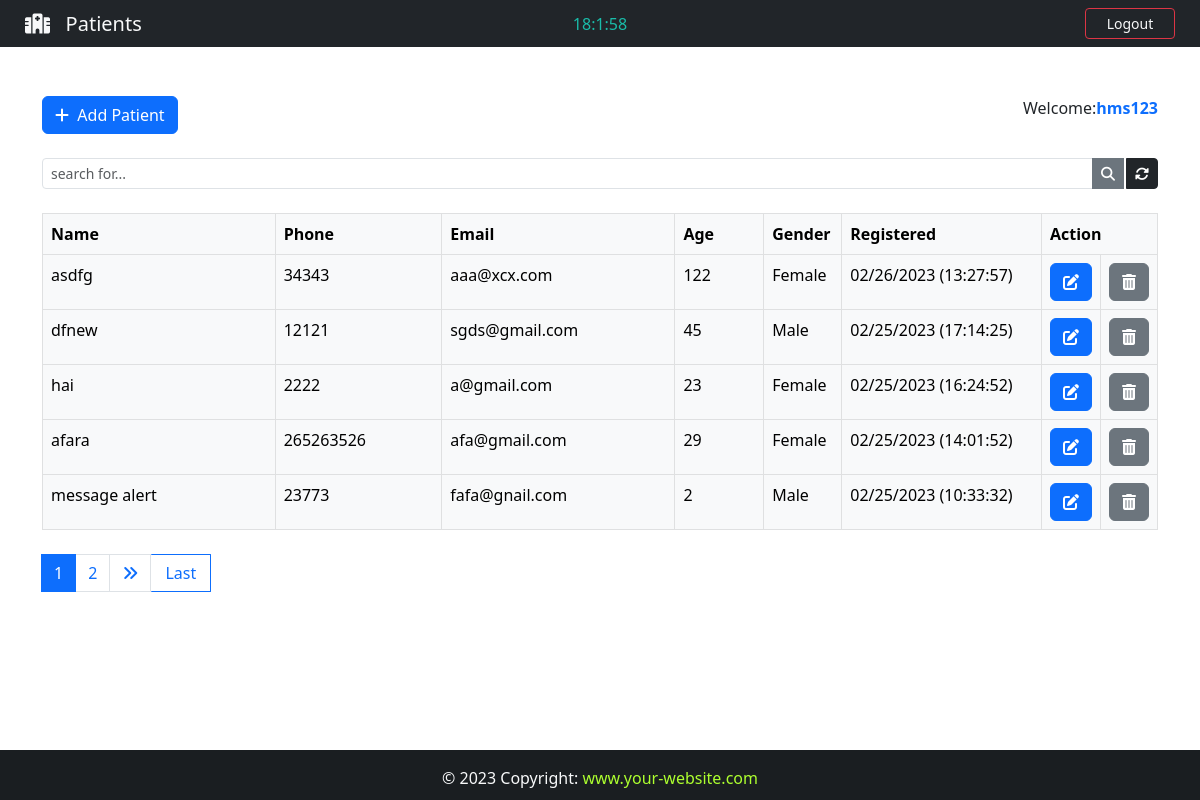
The app's page /backend/ (signed in), older data.
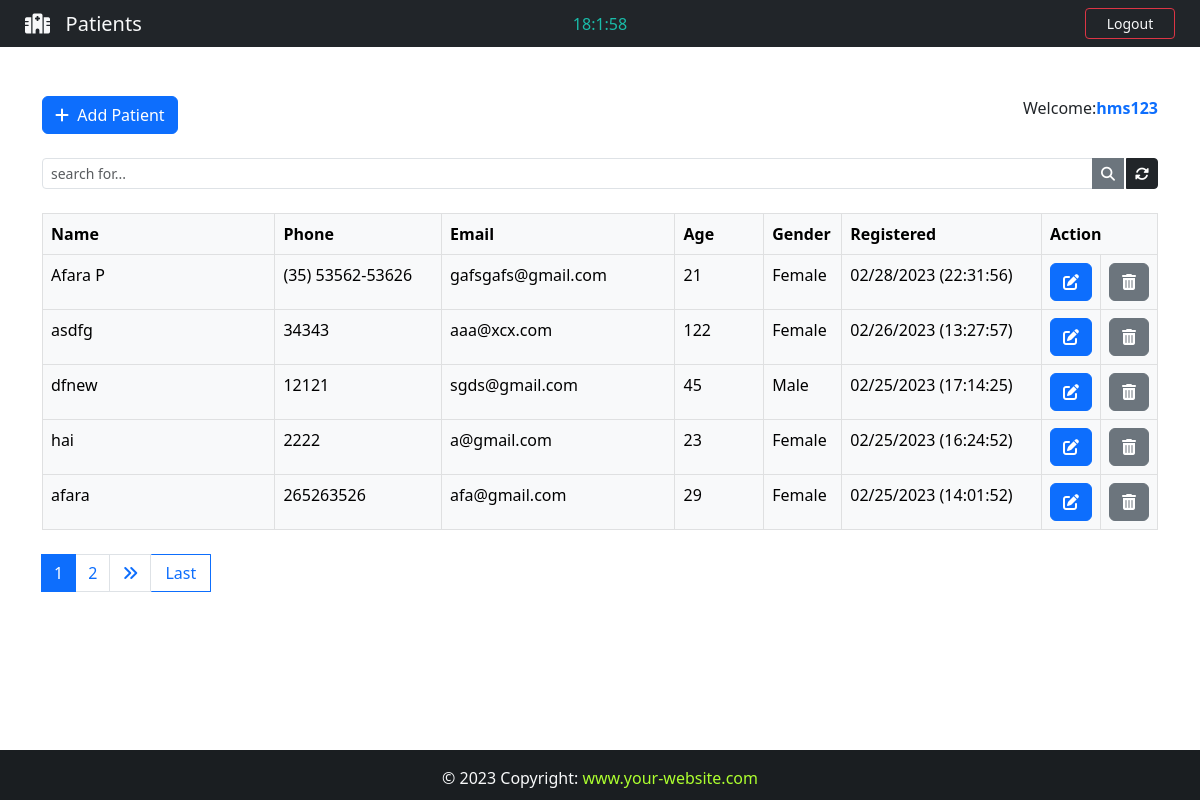
The same page, newer data.
### App/models.py (models this page shows, shortened)
class Patient(models.Model):
    GENDER = (
        ('Male', 'Male'),
        ('Female','Female'),
    )
    id = models.IntegerField(primary_key=True)
    name = models.CharField(max_length=100)
    phone = models.CharField(max_length=30)
    email = models.CharField(max_length=100,default='null')
    age = models.CharField(max_length=10)
    gender = models.CharField(max_length=10, choices=GENDER , null=True)
    note = models.TextField(blank=True)
    created_at = models.DateTimeField(auto_now_add=True)

### App/views.py (the view)
# urls.py: path('backend/', views.backend, name="backend"),
@login_required(login_url="login")
@cache_control(no_cache=True, must_revalidate=True, no_store=True)
def backend(request):
    if 'q' in request.GET:
        q = request.GET['q']
        all_patient_list = Patient.objects.filter(
            Q(name__icontains=q) | Q(email=q) | Q(phone=q) | Q(age=q) | Q(note=q)
        ).order_by('-created_at')
    else:
        all_patient_list = Patient.objects.all().order_by('-created_at')
    paginator = Paginator(all_patient_list , 5)
    page  = request.GET.get('page')
    all_patient = paginator.get_page(page)
    return render(request,'backend.html',{'patients':all_patient})

### App/templates/backend.html (shortened to what this page needs)
{% extends 'base.html' %}
{% block nav-btn %}
<a class="btn btn-outline-danger btn-sm text-light" id="btn-nav" data-bs-toggle="modal" data-bs-target="#logout">Logout</a>
{% endblock %}
{% block nav-content %}
<i class="fa-solid fa-hospital"></i>&nbsp;&nbsp; Patients
{% endblock %}
{% block time %}
<div class="col-sm">
  <center>
    <span style="color: rgb(26, 188, 169);" id="clock" ></span>
  </center>
</div>
{% endblock time %}
{% block content %}
<div class="container">
  <br><br>
  <div class="d-flex justify-content-between">
    <a href="{% url 'add_patient' %}" class="btn btn-primary mt-5"><i class="fas fa-plus fa-solid"></i>&nbsp;&nbsp;Add Patient</a>
    <span class="mt-5">
      Welcome:<strong><span class="text-primary">{{user.get_username}}</span></strong>
    </span>
  </div>
  <form>
    <div class="input-group input-group-sm mb-3 mt-4">
      <input type="text" name="q" class="form-control" placeholder="search for... " value="{{ request.GET.q }}">
      <button class="btn btn-secondary type="submit" name="search" ><i class="fas fa-search"></i></button>
      <a href="{% url 'backend' %}" class="btn btn-dark" style="margin-left: 2px;"><i class="fas fa-sync-alt fa-solid"></i></a>
    </div>
  </form>
  <center>
    <table class="table mt-4 table-bordered table-light">
      <thead class="thead-light">
        <tr>
          <th style="width: 21%;" scope="col">Name</th>
          <th style="width: 15%;" scope="col">Phone</th>
          <th style="width: 21%;" scope="col">Email</th>
          <th style="width: 8%;" scope="col">Age</th>
          <th style="width: 7%;" scope="col">Gender</th>
          <th style="width: 18%;" scope="col">Registered</th>
          <th style="width: 10%;" colspan="2" scope="col">Action</th>
        </tr>
      </thead>
      <tbody>
        {% for patient in patients %}
        <tr id="chk_td">
          <td>{{ patient.name }}</td>
          <td>{{ patient.phone }}</td>
          <td>{{ patient.email }}</td>
          <td>{{ patient.age }}</td>
          <td>{{ patient.gender }}</td>
          <td>{{ patient.created_at | date:'m/d/Y (H:i:s)'}}</td>
          <td>
            <a class="btn btn-primary" href="/patient/{{ patient.id }}" title="Edit Patient">
              <i class="fas fa-edit"></i>
            </a>
          </td>
            <td>
              <a class="btn btn-secondary"  data-bs-toggle="modal" data-bs-target="#deletemodal{{ patient.pk }}" title="Delete Patient">
              <i class="fas fa-trash-alt"></i>
          </td></a>{% include 'components/modals/delete_Patient.html' %}
        </tr>
        {% endfor %}
      </tbody>
    </table>
  </center>
  <nav class="mt-4" area-label="Page navigation example">
    {% if patients.has_other_pages %}
    <ul class="pagination justify-content-left">
      {% for i in patients.paginator.page_range %}
      {% if patients.number == i  %}
      <li class="page-item active"><span class="page-link">{{ i }}</span></li>
      {% else %}
      <li class="page-item"><a class="page-link" href="?page={{ i }}">{{ i }}</a></li>
      {% endif %}
      {% endfor %}
      {% if patients.has_next %}
      <li class="page-item"><a class="page-link" href="?page={{patients.next_page_number}}"><i class="fas fa-angle-double-right"></i></a></li>
      <a href="?page={{ patients.paginator.num_pages}}" class="btn btn-outline-primary mb-4" style="width:60px;border-radius: 1px; border: 1px solid; border-left: none;">Last</a>
      {% else %}
      <li class="page-item disabled"></li>
      {% endif %}
    </ul>
    {% endif %}
  </nav>
</div>
{% endblock content %}

### App/templates/base.html (shortened to what this page needs)
{% load static %}
<!DOCTYPE html>
<html lang="en">
<head>
    <link href="https://cdn.jsdelivr.net/npm/bootstrap@5.3.0-alpha1/dist/css/bootstrap.min.css" rel="stylesheet">
    <link rel="stylesheet" href="https://cdnjs.cloudflare.com/ajax/libs/font-awesome/6.2.1/css/all.min.css" />
    <link href={% static "css/style.css" %} rel="stylesheet">
</head>
<body>
    <div class="wrapper">
        <header>
            <nav class="navbar navbar-expand-lg navbar-dark bg-dark fixed-top">
                <div class="col-sm">
                    <a href="#" class="navbar-brand flex-grow-1 text-center text-light" style="margin-left: 25px;">
                        {% block nav-content %}{% endblock %}
                    </a>
                </div>
                    {% block time %}{% endblock time%}
                <div class="col-sm">
                    {% block nav-btn %}{% endblock %}
                </div>
            </nav>
        </header>
        {% block content %} {% endblock content %}
    </div>
    <footer class="bg-dark text-center text-lg-start text-light fixed-bottom " id="footer">
        <div class="text-center p-3" style="background-color: rgba(0, 0, 0, 0.2);">
            &copy; {% now "Y" %} Copyright:
            <a class="text-light" href="#" style="text-decoration: none;">
                <span {% block footer %} style="color: greenyellow;" {% endblock %}>www.your-website.com</span>
            </a>
        </div>
    </footer>
</body>
</html>

### App/templates/components/modals/delete_patient.html (shortened to what this page needs)
{% extends 'components/modals/base_modal.html' %}

### App/templates/components/modals/logout.html (shortened to what this page needs)
{% extends 'components/modals/base_modal.html' %}

### App/static/css/style.css (style rules this page uses)
html, body { height: 100%; margin: 0; max-width: 100%; }
.wrapper { min-height: 100%; margin-bottom: -50px; }
#footer, .push { height: 50px; }
#btn-nav { width:90px; float: right; margin-right:25px; }

Row changes from the older to the newer data that the page shows:
no longer on this page (row unchanged): Patient: name "message alert", phone "23773", email "fafa@gnail.com", age "2", gender "Male", created_at "02/25/2023 (10:33:32)"
added Patient: name "Afara P", phone "(35) 53562-53626", email "gafsgafs@gmail.com", age "21", gender "Female", created_at "02/28/2023 (22:31:56)"
